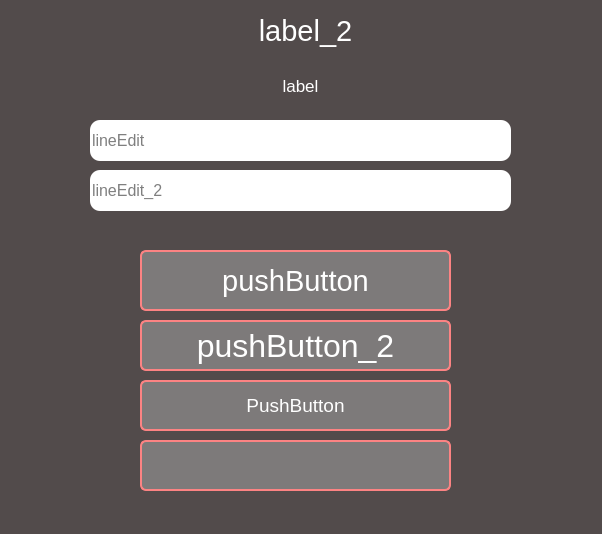
<?xml version="1.0" encoding="UTF-8"?>
<ui version="4.0">
 <class>MainWindow</class>
 <widget class="QMainWindow" name="MainWindow">
  <property name="geometry">
   <rect>
    <x>0</x>
    <y>0</y>
    <width>602</width>
    <height>534</height>
   </rect>
  </property>
  <property name="windowTitle">
   <string>MainWindow</string>
  </property>
  <property name="styleSheet">
   <string notr="true">background-color: #524b4b;</string>
  </property>
  <widget class="QWidget" name="centralwidget">
   <widget class="QLabel" name="label">
    <property name="geometry">
     <rect>
      <x>10</x>
      <y>70</y>
      <width>581</width>
      <height>31</height>
     </rect>
    </property>
    <property name="font">
     <font>
      <pointsize>13</pointsize>
     </font>
    </property>
    <property name="layoutDirection">
     <enum>Qt::LeftToRight</enum>
    </property>
    <property name="styleSheet">
     <string notr="true">color: white;</string>
    </property>
    <property name="text">
     <string>label</string>
    </property>
    <property name="alignment">
     <set>Qt::AlignCenter</set>
    </property>
   </widget>
   <widget class="QLabel" name="label_2">
    <property name="geometry">
     <rect>
      <x>140</x>
      <y>10</y>
      <width>331</width>
      <height>41</height>
     </rect>
    </property>
    <property name="font">
     <font>
      <pointsize>22</pointsize>
     </font>
    </property>
    <property name="layoutDirection">
     <enum>Qt::LeftToRight</enum>
    </property>
    <property name="styleSheet">
     <string notr="true">color: white;</string>
    </property>
    <property name="text">
     <string>label_2</string>
    </property>
    <property name="alignment">
     <set>Qt::AlignCenter</set>
    </property>
   </widget>
   <widget class="QLineEdit" name="lineEdit">
    <property name="geometry">
     <rect>
      <x>90</x>
      <y>120</y>
      <width>421</width>
      <height>41</height>
     </rect>
    </property>
    <property name="font">
     <font>
      <pointsize>12</pointsize>
     </font>
    </property>
    <property name="styleSheet">
     <string notr="true">border-radius: 10px;
background-color: white;
color: black;</string>
    </property>
    <property name="text">
     <string/>
    </property>
    <property name="placeholderText">
     <string>lineEdit</string>
    </property>
   </widget>
   <widget class="QLineEdit" name="lineEdit_2">
    <property name="geometry">
     <rect>
      <x>90</x>
      <y>170</y>
      <width>421</width>
      <height>41</height>
     </rect>
    </property>
    <property name="font">
     <font>
      <pointsize>12</pointsize>
     </font>
    </property>
    <property name="styleSheet">
     <string notr="true">border-radius: 10px;
background-color: white;
color: black;</string>
    </property>
    <property name="placeholderText">
     <string>lineEdit_2</string>
    </property>
   </widget>
   <widget class="QPushButton" name="pushButton_2">
    <property name="geometry">
     <rect>
      <x>140</x>
      <y>320</y>
      <width>311</width>
      <height>51</height>
     </rect>
    </property>
    <property name="font">
     <font>
      <pointsize>24</pointsize>
     </font>
    </property>
    <property name="styleSheet">
     <string notr="true">QPushButton{
	border-radius: 6px;
	background-color: #7d7a7a;
	border: 2px solid #fc8383;
	color: white;
}

QPushButton::hover{
	border-radius: 6px;
	background-color: #fc8383;
	color: black;
}

QPushButton::pressed{
	border-radius: 6px;
	background-color: #ff4545;
	color: black;
}
</string>
    </property>
    <property name="text">
     <string>pushButton_2</string>
    </property>
   </widget>
   <widget class="QPushButton" name="pushButton_4">
    <property name="geometry">
     <rect>
      <x>140</x>
      <y>380</y>
      <width>311</width>
      <height>51</height>
     </rect>
    </property>
    <property name="font">
     <font>
      <pointsize>14</pointsize>
     </font>
    </property>
    <property name="styleSheet">
     <string notr="true">QPushButton{
	border-radius: 6px;
	background-color: #7d7a7a;
	border: 2px solid #fc8383;
	color: white;
}

QPushButton::hover{
	border-radius: 6px;
	background-color: #fc8383;
	color: black;
}

QPushButton::pressed{
	border-radius: 6px;
	background-color: #ff4545;
	color: black;
}
</string>
    </property>
    <property name="text">
     <string>PushButton</string>
    </property>
   </widget>
   <widget class="QPushButton" name="pushButton">
    <property name="geometry">
     <rect>
      <x>140</x>
      <y>250</y>
      <width>311</width>
      <height>61</height>
     </rect>
    </property>
    <property name="font">
     <font>
      <pointsize>22</pointsize>
     </font>
    </property>
    <property name="styleSheet">
     <string notr="true">QPushButton{
	border-radius: 6px;
	background-color: #7d7a7a;
	border: 2px solid #fc8383;
	color: white;
}

QPushButton::hover{
	border-radius: 6px;
	background-color: #fc8383;
	color: black;
}

QPushButton::pressed{
	border-radius: 6px;
	background-color: #ff4545;
	color: black;
}
</string>
    </property>
    <property name="text">
     <string>pushButton</string>
    </property>
   </widget>
   <widget class="QPushButton" name="pushButton_3">
    <property name="geometry">
     <rect>
      <x>140</x>
      <y>440</y>
      <width>311</width>
      <height>51</height>
     </rect>
    </property>
    <property name="font">
     <font>
      <pointsize>18</pointsize>
     </font>
    </property>
    <property name="styleSheet">
     <string notr="true">QPushButton{
	border-radius: 6px;
	background-color: #7d7a7a;
	border: 2px solid #fc8383;
	color: white;
}

QPushButton::hover{
	border-radius: 6px;
	background-color: #fc8383;
	color: black;
}

QPushButton::pressed{
	border-radius: 6px;
	background-color: #ff4545;
	color: black;
}
</string>
    </property>
    <property name="text">
     <string/>
    </property>
   </widget>
  </widget>
 </widget>
 <resources/>
 <connections/>
</ui>
